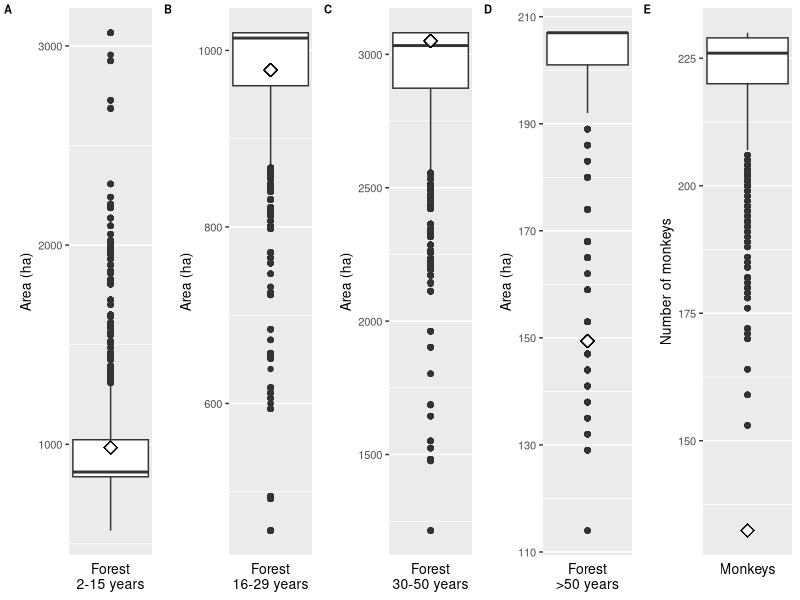
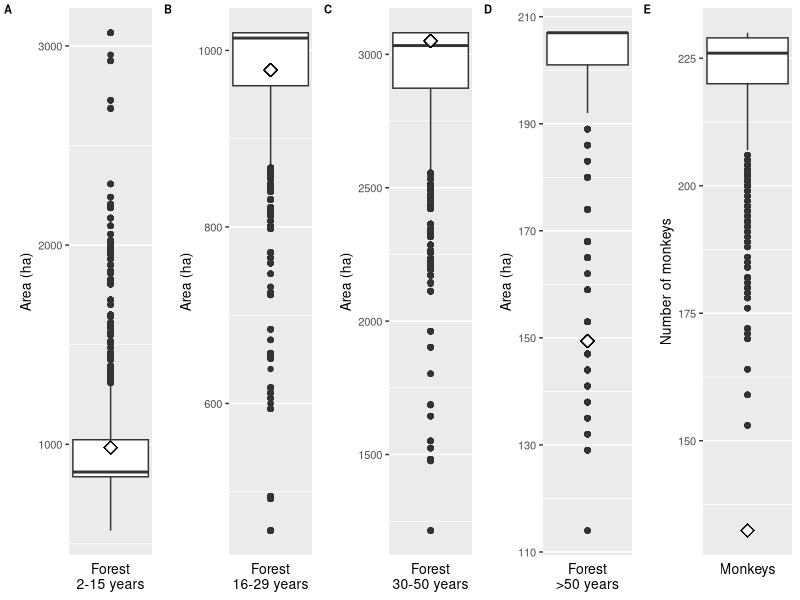
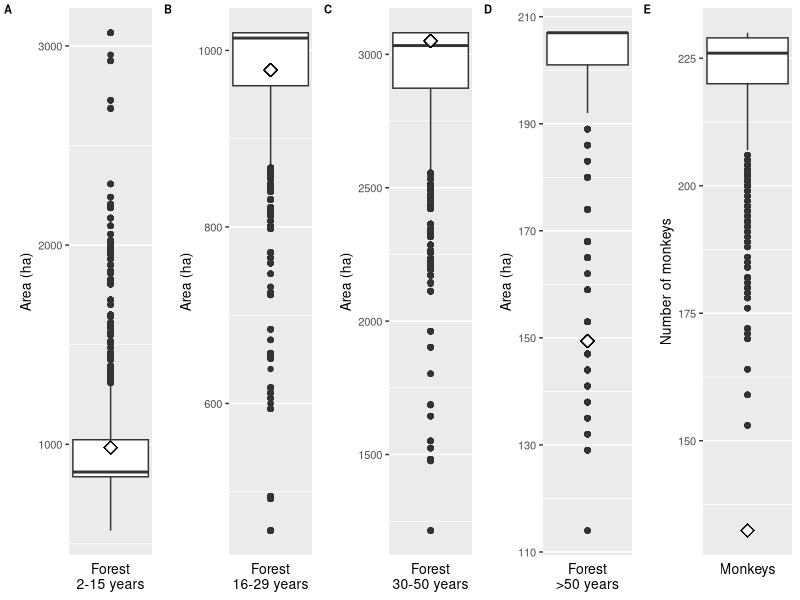

Source code (R) for these figures, in order: (Note: this script raises an error after producing the figures.)
suppressMessages(library(ggplot2))
suppressMessages(library(ggpubr))
suppressMessages(library(plyr))
suppressMessages(library(plotrix))
suppressMessages(library(xtable))

# Datos de selva observados en 2015 (Rangel-Rivera, 2017)
observado.selva.50.2015 <- 149.4
observado.selva.30.50.2015 <- 3050.4
observado.selva.16.29.2015 <- 977.8
observado.selva.2.15.2015 <- 983.6

estimado.monos.2015.con.2015 <- 132.38

# Se leen los datos
datos <- read.csv("./datos-resultados/OMYK-modelo-experiment-validacion-table.csv", skip = 6)

######################################################
############# SE PREPARAN LOS DATOS ##################
colnames(datos)[colnames(datos)=="count.patches.with...edadSucesional...50.."] <- "sMayor50"
datos$'sMayor50' <- datos$'sMayor50' * 3

colnames(datos)[colnames(datos)=="count.patches.with...edadSucesional....30.and.edadSucesional....50.."] <- "s30a50"
datos$'s30a50' <- datos$'s30a50' * 3

colnames(datos)[colnames(datos)=="count.patches.with...edadSucesional....16.and.edadSucesional....29.."] <- "s16a29"
datos$'s16a29' <- datos$'s16a29' * 3

colnames(datos)[colnames(datos)=="count.patches.with...edadSucesional....2..and.edadSucesional....15.."] <- "s2a15"
datos$'s2a15' <- datos$'s2a15' * 3

colnames(datos)[colnames(datos)=="count.monos"] <- "monos"

######################################################
######### FUNCIÓN GRAFICADORA Y EXPORTADORA ##########
graficarCalibracionUnaCombParam <- function(datos, probOcurInc, probQuemarse, paramS1, paramS2, columnasAGraficar, datosObservados, textoColunmas){
  # Se seleccionan solo los datos con los parámetros deceados
  datos.filtrados <- datos[datos$probOcurrenciaIncendioBimSecas == probOcurInc &
                             datos$probQuemarse == probQuemarse &
                             datos$parametroSigmoidea1 == paramS1 &
                             datos$parametroSigmoidea2 == paramS2,]

  # las gráficas se guardarán en estas dos listas
  graficas.individuales <- list()
  contador <- 1
  # Se recorren las columnas a graficar
  for (elementoColumnasAGraficar in columnasAGraficar) {
    grafica <- ggplot(datos.filtrados, aes_string(x = NULL, y = elementoColumnasAGraficar )) +
      geom_boxplot() +
      xlab(textoColunmas[contador]) +
      theme(axis.text.x = element_blank(), axis.ticks.x = element_blank(), panel.grid.major.x=element_blank(), panel.grid.minor.x=element_blank()) +
      theme(text = element_text(size = 16))
    if (elementoColumnasAGraficar != "monos") {
      grafica <- grafica +
        #geom_hline((aes_string(yintercept = datosObservados[contador] )), colour="#00BA38", size = 1.2) +
        geom_point(shape = 23, size = 3, fill = "white", (aes_string(x = 0, y = datosObservados[contador] )) ) +
        #ylab("Área (ha)")
        ylab("Area (ha)")
    }
    if (elementoColumnasAGraficar == "monos") {
      grafica <- grafica +
        #geom_hline((aes_string(yintercept = datosObservados[contador] )), colour="#F8766D", size = 1.2) +
        #geom_hline((aes_string(yintercept = datosObservados[contador + 1] )), colour="#00BFC4", size = 1.2) +
        geom_point(shape = 23, size = 3, fill = "white", (aes_string(x = 0, y = datosObservados[contador] )) ) +
        #ylab("Número de monos")
        ylab("Number of monkeys")
    }
    grafica <- grafica + theme(text = element_text(size=10)) + theme(plot.margin = margin(0.2,0.2,0.2,0.5,"cm"))
    graficas.individuales[[contador]]<- grafica
    contador <- contador + 1
    graficas.individuales[contador]
  }
  ggarrange(plotlist = graficas.individuales ,
            legend = "left",
            ncol = 5,
            nrow = 1,
            labels = c("A","B","C","D","E"),
            align = "h",
            font.label = list(size = 8)
          )
}

###########################################
# Se grafica

columnasParaGraficar <- c("s2a15", "s16a29", "s30a50", "sMayor50", "monos")
observados.2015 <- c(observado.selva.2.15.2015,observado.selva.16.29.2015,observado.selva.30.50.2015,observado.selva.50.2015, estimado.monos.2015.con.2015)
#texto.columnas <- c("Selva\n2-7 años","Selva\n16-29 años","Selva\n30-50 años","Selva\n>50 años","Número\nde monos")
texto.columnas <- c("Forest\n2-15 years","Forest\n16-29 years","Forest\n30-50 years","Forest\n>50 years","Monkeys")

g <- graficarCalibracionUnaCombParam(datos, 0.093, 0.5, 0.025, 74, columnasParaGraficar, observados.2015, texto.columnas)

graficaAExportar <- g
nombreGrafica <- "prueba-validacion"
ggsave(paste("./imgs/",nombreGrafica,".png", sep = ""), device = "png", graficaAExportar,  width = 180, height = 60, units = "mm", dpi = 300)
ggsave(paste("./imgs/",nombreGrafica,".jpg", sep = ""), device = "jpg", graficaAExportar,  width = 180, height = 60, units = "mm", dpi = 300)
ggsave(paste("./imgs/",nombreGrafica,".eps", sep = ""), device = cairo_ps, graficaAExportar,  width = 180, height = 60, units = "mm", dpi = 300)

###########################################

## TABLA RESUMEN ##
resumen <- data.frame(
  observacion = c("s2a15","s16a29","s30a50","sMayor50","monos"),
  observados2003 = round(c(686.6,1007.8,3088.8,212.3,152),digits = 2),
  observados2015 = round(observados.2015,digits = 2),
  media = round(c(mean(datos$s2a15),mean(datos$s16a29),mean(datos$s30a50),mean(datos$sMayor50),mean(datos$monos)), digits = 2),
  se = round(c(std.error(datos$s2a15),std.error(datos$s16a29),std.error(datos$s30a50),std.error(datos$sMayor50),std.error(datos$monos)), digits = 2),
  mediana = round(c(median(datos$s2a15),median(datos$s16a29),median(datos$s30a50),median(datos$sMayor50),median(datos$monos)), digits = 2)
)

print(xtable(resumen, type = "latex"), file = "./imgs/resumen.tex")
write.table(resumen, file = "./imgs/resumen.txt", sep = ",", quote = FALSE, row.names = T)
